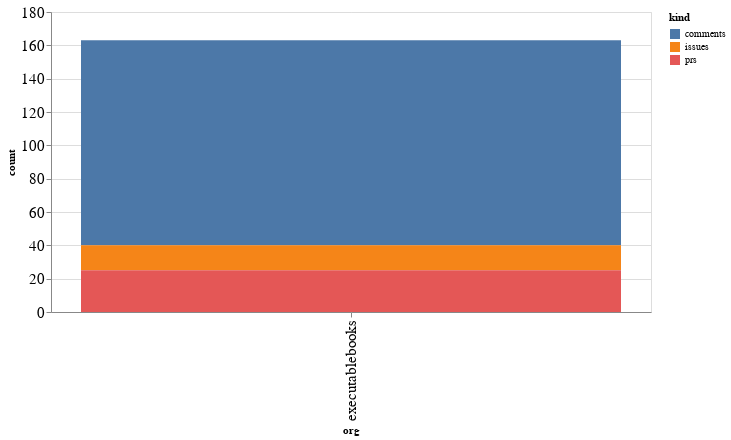

Notebook source saved alongside this figure:
### Code cell
alt.Chart(org_summaries, width=600).mark_bar().encode(
    x='org',
    y='count',
    color='kind',
    tooltip="org"
)

### Figure 1 — Vega-Lite specification as saved in the notebook (floating-point values rounded to 4 significant figures)
{"config": {"axisLeft": {"labelFontSize": 15}, "axisBottom": {"labelFontSize": 15}}, "data": {"name": "data-d5e741aef485d84c3595f6600227e9f6"}, "mark": "bar", "encoding": {"color": {"type": "nominal", "field": "kind"}, "tooltip": {"type": "nominal", "field": "org"}, "x": {"type": "nominal", "field": "org"}, "y": {"type": "quantitative", "field": "count"}}, "width": 600, "$schema": "https://vega.github.io/schema/vega-lite/v4.8.1.json", "datasets": {"data-d5e741aef485d84c3595f6600227e9f6": [{"org": "executablebooks", "kind": "comments", "count": 123}, {"org": "executablebooks", "kind": "issues", "count": 15}, {"org": "executablebooks", "kind": "prs", "count": 25}]}}
